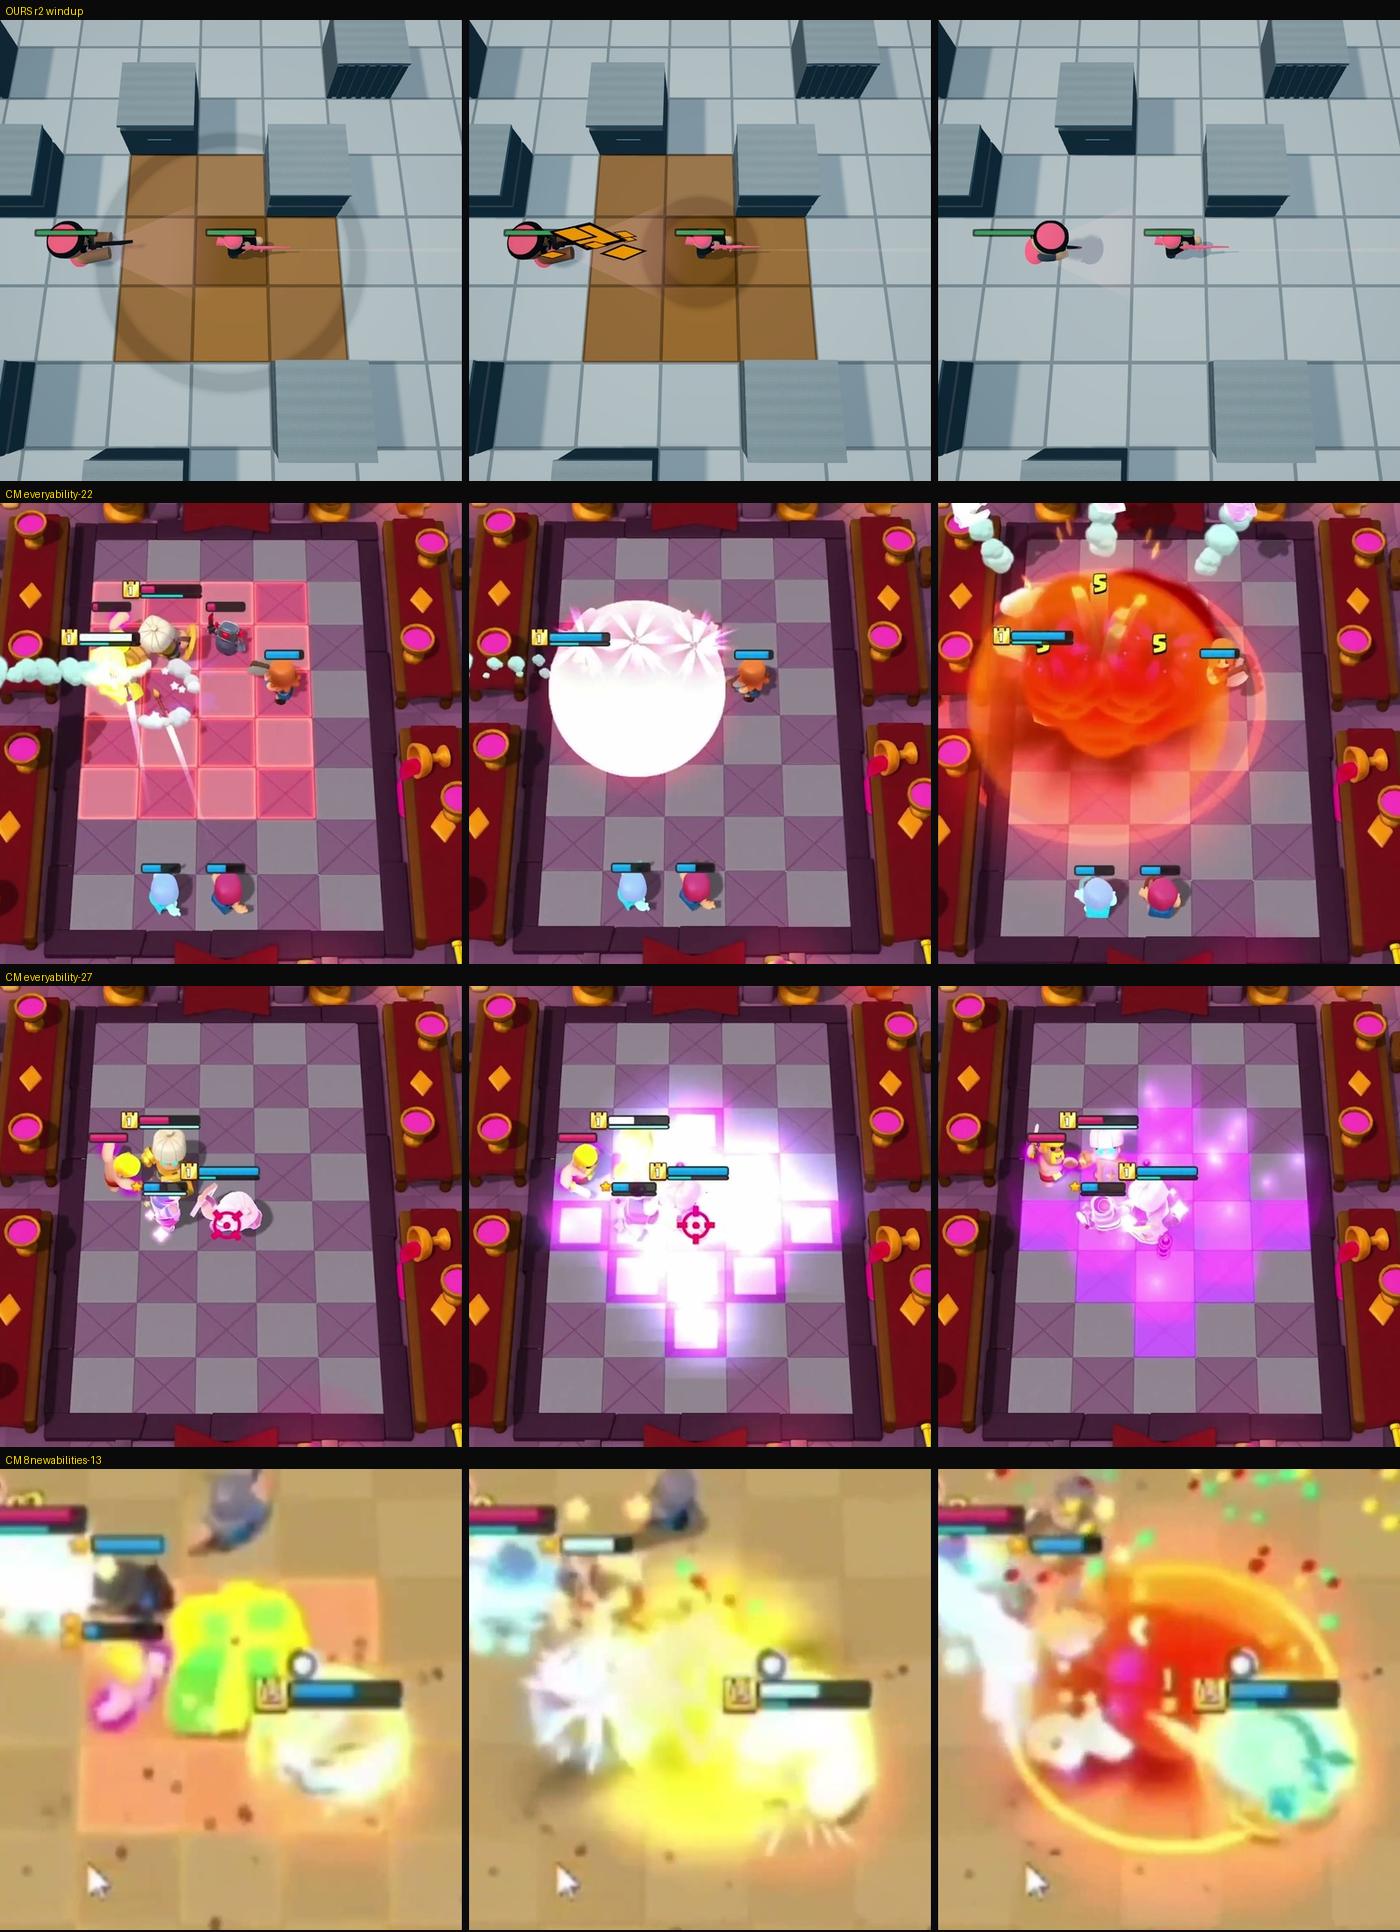

Python code for this plot:
import numpy as np
from PIL import Image, ImageDraw
import os

ROOT = os.path.dirname(os.path.abspath(__file__))
REF = os.path.join(ROOT, 'strips', 'reference')


def lum(a):
    return 0.2126*a[..., 0]+0.7152*a[..., 1]+0.0722*a[..., 2]


def panels(path):
    im = np.asarray(Image.open(path).convert('RGB')).astype(np.float32)
    H, W, _ = im.shape
    col = lum(im).mean(0); dark = col < 20
    runs = []; s = None
    for x in range(W):
        if dark[x] and s is None: s = x
        if not dark[x] and s is not None: runs.append((s, x)); s = None
    gut = [r for r in runs if 2 <= r[1]-r[0] <= 30 and 0.2*W < (r[0]+r[1])/2 < 0.8*W]
    if len(gut) >= 2:
        b = [0, gut[0][0], gut[0][1], gut[1][0], gut[1][1], W]
        return [im[:, b[0]:b[1]], im[:, b[2]:b[3]], im[:, b[4]:b[5]]]
    t = W//3
    return [im[:, 0:t], im[:, t:2*t], im[:, 2*t:]]


print("== PANEL-TO-PANEL CHANGE, all reference strips + ours ==")
print("%-26s %9s %9s %9s" % ("strip", "p1->p2", "p2->p3", "p1->p3"))
vals12 = []
for f in sorted(os.listdir(REF)):
    if not f.endswith('.jpg'): continue
    P = panels(os.path.join(REF, f))
    h = min(p.shape[0] for p in P); w = min(p.shape[1] for p in P)
    P = [p[:h, :w] for p in P]
    a = np.abs(lum(P[0])-lum(P[1])).mean()
    b = np.abs(lum(P[1])-lum(P[2])).mean()
    c = np.abs(lum(P[0])-lum(P[2])).mean()
    vals12.append(a)
    print("%-26s %9.1f %9.1f %9.1f" % (f[:-4], a, b, c))
print("  reference p1->p2 : min %.1f  median %.1f  max %.1f" % (min(vals12), float(np.median(vals12)), max(vals12)))
for nm in ('r1', 'r2'):
    P = panels(os.path.join(ROOT, 'strips', nm, 'windup.jpg'))
    h = min(p.shape[0] for p in P); w = min(p.shape[1] for p in P)
    P = [p[:h, :w] for p in P]
    print("%-26s %9.1f %9.1f %9.1f" % ("OURS " + nm + " windup",
                                       np.abs(lum(P[0])-lum(P[1])).mean(),
                                       np.abs(lum(P[1])-lum(P[2])).mean(),
                                       np.abs(lum(P[0])-lum(P[2])).mean()))

# ---- side by side sheet: ours on top, three references below, matched width ----
W = 1400
rows = []
labels = []
for path, lab in ((os.path.join(ROOT, 'strips', 'r2', 'windup.jpg'), 'OURS r2 windup'),
                  (os.path.join(REF, 'cm-everyability-22.jpg'), 'CM everyability-22'),
                  (os.path.join(REF, 'cm-everyability-27.jpg'), 'CM everyability-27'),
                  (os.path.join(REF, 'cm-8newabilities-13.jpg'), 'CM 8newabilities-13')):
    im = Image.open(path).convert('RGB')
    h = int(im.height * W / im.width)
    rows.append(im.resize((W, h), Image.LANCZOS)); labels.append(lab)
Ht = sum(r.height+22 for r in rows)
sheet = Image.new('RGB', (W, Ht), (10, 10, 10))
d = ImageDraw.Draw(sheet)
y = 0
for r, lab in zip(rows, labels):
    d.text((6, y+5), lab, fill=(255, 220, 0))
    sheet.paste(r, (0, y+20)); y += r.height+22
sheet.save(os.path.join(ROOT, '_c2_sbs.png'))

# squint version
sheet.resize((int(W*0.20), int(Ht*0.20)), Image.BOX).resize((int(W*0.42), int(Ht*0.42)), Image.NEAREST)\
     .save(os.path.join(ROOT, '_c2_sbs_squint.png'))
print("\nwrote _c2_sbs.png and _c2_sbs_squint.png")
